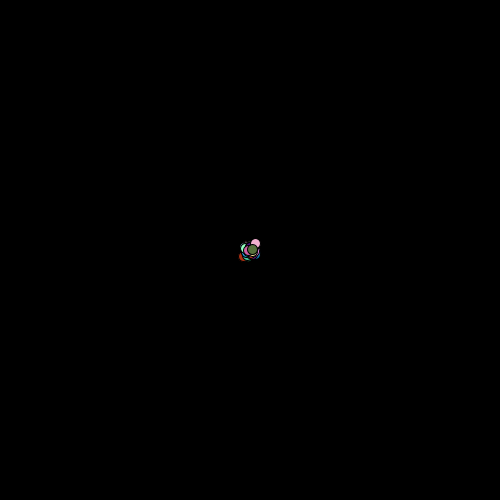
Frame 1 (no input)
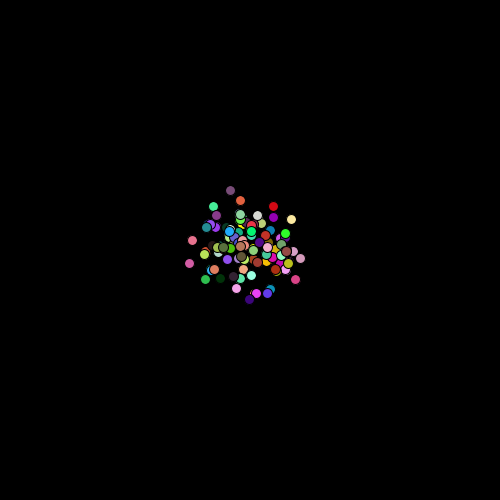
Frame 60 (the mouse pressed at the canvas centre just before this capture)
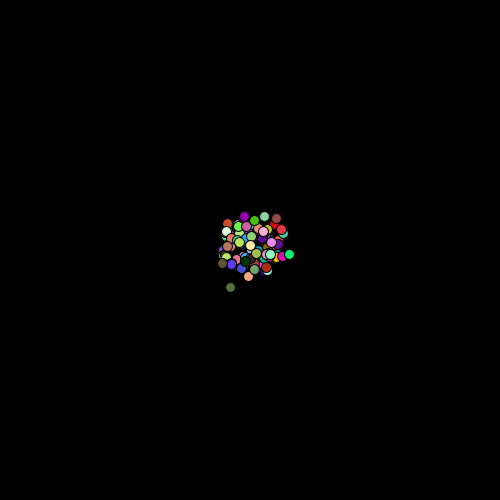
Frame 120 (the mouse held since frame 60 and released just before this capture)

The Processing sketch that drew these frames (run headless with seeded random() and noise(); from frame 60 on, the mouse is pressed at the canvas centre):

// Processing sketch: Chemotaxis
// ── Chemotaxis.pde
class Bacteria {
  float x, y;
  float angle;
  int redColor;
  int greenColor;
  int blueColor;
  
  Bacteria(float xInput, float yInput, int red, int green, int blue) {
    x = xInput;
    y = yInput;
    angle= -1000;
    redColor = red;
    greenColor = green;
    blueColor = blue;
    
  }
  void move(float targetX, float targetY, boolean unbiasedWalk) {
    if (unbiasedWalk) { // walk away from previous point
      while (x == targetX) {
        x += Math.random() * 6 - 3;
      }
      while (y == targetY) {
        y += Math.random() * 6 - 3;
      }

      float xDifference = x - targetX;
      float yDifference = y - targetY;
      
      // use first random position to determine angle of travel from origin
      if (angle == -1000) {
        angle = (float)(Math.atan(yDifference / xDifference)) * 180 / 3.1415;
        if (angle < 0) {
          if (xDifference < 0) { // quadrant 2
            angle += 180;
          } else { // quadrant 4
          }
        } else if (angle > 0){
          if (xDifference < 0){ // quadrant 3
            angle -= 180;
          }
        }
      }

      float xRandom = ((float)(Math.random() * 5) * (float)Math.cos(angle + Math.random()*10 -5)); 
      float yRandom = ((float)(Math.random() * 5) * (float)Math.sin(angle + Math.random()*10 -5)); 
      x += xRandom;
      y += yRandom;
      
    } else {
      
      float xDifference = targetX - x;
      float yDifference = targetY - y;
      
      if (xDifference <= 0){
        x -= Math.random() * 5;
      } else {
        x+= Math.random() * 5;
      }
      
      if (yDifference <= 0) {
        y -= Math.random() * 5;
      } else {
        y += Math.random() * 5;
      }
      
    }
  }
  void show(boolean beRed) {
    if (beRed) {
      fill(255,0,0);
    }else{
    fill(redColor, greenColor, blueColor);
    }
    ellipse(x, y, 10, 10);
  }
}



Bacteria [] myBacteria;
int[] xCoordinates = new int[100];
int[] yCoordinates = new int[100];
int clickCounter = 0;
boolean noFood = true; 
float lastX = 250;
float lastY = 250;
boolean [] reachedFood; 

void setup() {
  background(0);
  size(500, 500);
  myBacteria = new Bacteria[100];
  reachedFood = new boolean[myBacteria.length];
  for (int i = 0; i < myBacteria.length; i++) {
    myBacteria[i] = new Bacteria(250, 250, (int)(Math.random()*256), (int)(Math.random()*256), (int)(Math.random()*256));
  }
  for (int i = 0; i < xCoordinates.length; i++) {
    xCoordinates[i] = 1000000;
    yCoordinates[i] = 1000000;

  }
}

void draw() {
  background(0);
  for (int i = 0; i < myBacteria.length; i++) {

    
    if (noFood) { // keep looking for food, random walk away from last point. 
     myBacteria[i].move(lastX,lastY,true);
     for (int n = 0; n < xCoordinates.length; n++){
       if ((myBacteria[i].x > xCoordinates[n] -5  && myBacteria[i].x < xCoordinates[n] + 5) && (myBacteria[i].y > yCoordinates[n] -5  && myBacteria[i].y < yCoordinates[n] + 5)) {
         xCoordinates[n] = 1000000;
         yCoordinates[n]=1000000;
         noFood = false;
         lastX = myBacteria[i].x;
         lastY = myBacteria[i].y;
         break;
       }
     }
    } else { // if food found, move toward the food. 
     myBacteria[i].move(lastX,lastY,false);
     if ((myBacteria[i].x > lastX -5  && myBacteria[i].x < lastX + 5) && (myBacteria[i].y > lastY -5  && myBacteria[i].y < lastY + 5)) {
         reachedFood[i] = true;
     }
    }
     
    if (noFood){
      myBacteria[i].show(false);
    } else{
      myBacteria[i].show(true);
    }
  }
  int bacteriaEating = 0;
  for (int i = 0; i < reachedFood.length; i++){
    if (reachedFood[i]){
      bacteriaEating += 1;
    }
  }
  if (bacteriaEating == reachedFood.length){
    noFood = true;
    reachedFood = new boolean[reachedFood.length];
  }
}

void mousePressed() {
  xCoordinates[clickCounter] = mouseX;
  yCoordinates[clickCounter] = mouseY;
  clickCounter += 1;
}
